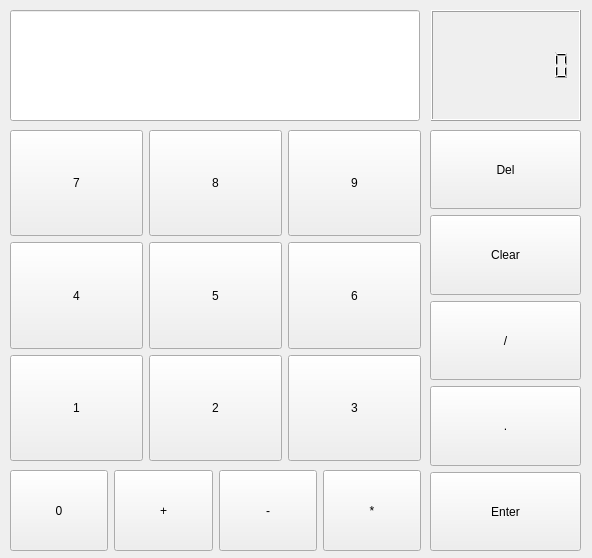
<?xml version="1.0" encoding="UTF-8"?>
<ui version="4.0">
 <class>computer</class>
 <widget class="QWidget" name="computer">
  <property name="geometry">
   <rect>
    <x>0</x>
    <y>0</y>
    <width>592</width>
    <height>558</height>
   </rect>
  </property>
  <property name="windowTitle">
   <string>Form</string>
  </property>
  <widget class="QWidget" name="gridLayoutWidget">
   <property name="geometry">
    <rect>
     <x>10</x>
     <y>130</y>
     <width>411</width>
     <height>331</height>
    </rect>
   </property>
   <layout class="QGridLayout" name="gridLayout">
    <item row="0" column="2">
     <widget class="QPushButton" name="pushButton_9">
      <property name="sizePolicy">
       <sizepolicy hsizetype="Minimum" vsizetype="Expanding">
        <horstretch>0</horstretch>
        <verstretch>0</verstretch>
       </sizepolicy>
      </property>
      <property name="text">
       <string>9</string>
      </property>
     </widget>
    </item>
    <item row="1" column="2">
     <widget class="QPushButton" name="pushButton_6">
      <property name="sizePolicy">
       <sizepolicy hsizetype="Minimum" vsizetype="Expanding">
        <horstretch>0</horstretch>
        <verstretch>0</verstretch>
       </sizepolicy>
      </property>
      <property name="text">
       <string>6</string>
      </property>
     </widget>
    </item>
    <item row="0" column="1">
     <widget class="QPushButton" name="pushButton_8">
      <property name="sizePolicy">
       <sizepolicy hsizetype="Minimum" vsizetype="Expanding">
        <horstretch>0</horstretch>
        <verstretch>0</verstretch>
       </sizepolicy>
      </property>
      <property name="text">
       <string>8</string>
      </property>
     </widget>
    </item>
    <item row="1" column="0">
     <widget class="QPushButton" name="pushButton_4">
      <property name="sizePolicy">
       <sizepolicy hsizetype="Minimum" vsizetype="Expanding">
        <horstretch>0</horstretch>
        <verstretch>0</verstretch>
       </sizepolicy>
      </property>
      <property name="text">
       <string>4</string>
      </property>
     </widget>
    </item>
    <item row="0" column="0">
     <widget class="QPushButton" name="pushButton_7">
      <property name="sizePolicy">
       <sizepolicy hsizetype="Minimum" vsizetype="Expanding">
        <horstretch>0</horstretch>
        <verstretch>0</verstretch>
       </sizepolicy>
      </property>
      <property name="text">
       <string>7</string>
      </property>
     </widget>
    </item>
    <item row="1" column="1">
     <widget class="QPushButton" name="pushButton_5">
      <property name="sizePolicy">
       <sizepolicy hsizetype="Minimum" vsizetype="Expanding">
        <horstretch>0</horstretch>
        <verstretch>0</verstretch>
       </sizepolicy>
      </property>
      <property name="text">
       <string>5</string>
      </property>
     </widget>
    </item>
    <item row="2" column="0">
     <widget class="QPushButton" name="pushButton_1">
      <property name="sizePolicy">
       <sizepolicy hsizetype="Minimum" vsizetype="Expanding">
        <horstretch>0</horstretch>
        <verstretch>0</verstretch>
       </sizepolicy>
      </property>
      <property name="text">
       <string>1</string>
      </property>
     </widget>
    </item>
    <item row="2" column="1">
     <widget class="QPushButton" name="pushButton_2">
      <property name="sizePolicy">
       <sizepolicy hsizetype="Minimum" vsizetype="Expanding">
        <horstretch>0</horstretch>
        <verstretch>0</verstretch>
       </sizepolicy>
      </property>
      <property name="text">
       <string>2</string>
      </property>
     </widget>
    </item>
    <item row="2" column="2">
     <widget class="QPushButton" name="pushButton_3">
      <property name="sizePolicy">
       <sizepolicy hsizetype="Minimum" vsizetype="Expanding">
        <horstretch>0</horstretch>
        <verstretch>0</verstretch>
       </sizepolicy>
      </property>
      <property name="text">
       <string>3</string>
      </property>
     </widget>
    </item>
   </layout>
  </widget>
  <widget class="QWidget" name="horizontalLayoutWidget">
   <property name="geometry">
    <rect>
     <x>10</x>
     <y>470</y>
     <width>411</width>
     <height>81</height>
    </rect>
   </property>
   <layout class="QHBoxLayout" name="horizontalLayout_2">
    <item>
     <widget class="QPushButton" name="pushButton_0">
      <property name="sizePolicy">
       <sizepolicy hsizetype="Minimum" vsizetype="Expanding">
        <horstretch>0</horstretch>
        <verstretch>0</verstretch>
       </sizepolicy>
      </property>
      <property name="text">
       <string>0</string>
      </property>
     </widget>
    </item>
    <item>
     <widget class="QPushButton" name="pushButton_plus">
      <property name="sizePolicy">
       <sizepolicy hsizetype="Minimum" vsizetype="Expanding">
        <horstretch>0</horstretch>
        <verstretch>0</verstretch>
       </sizepolicy>
      </property>
      <property name="text">
       <string>+</string>
      </property>
     </widget>
    </item>
    <item>
     <widget class="QPushButton" name="pushButton_minus">
      <property name="sizePolicy">
       <sizepolicy hsizetype="Minimum" vsizetype="Expanding">
        <horstretch>0</horstretch>
        <verstretch>0</verstretch>
       </sizepolicy>
      </property>
      <property name="text">
       <string>-</string>
      </property>
     </widget>
    </item>
    <item>
     <widget class="QPushButton" name="pushButton_multiply">
      <property name="sizePolicy">
       <sizepolicy hsizetype="Minimum" vsizetype="Expanding">
        <horstretch>0</horstretch>
        <verstretch>0</verstretch>
       </sizepolicy>
      </property>
      <property name="text">
       <string>*</string>
      </property>
     </widget>
    </item>
   </layout>
  </widget>
  <widget class="QWidget" name="verticalLayoutWidget">
   <property name="geometry">
    <rect>
     <x>430</x>
     <y>130</y>
     <width>151</width>
     <height>421</height>
    </rect>
   </property>
   <layout class="QVBoxLayout" name="verticalLayout">
    <item>
     <widget class="QPushButton" name="pushButton_del">
      <property name="sizePolicy">
       <sizepolicy hsizetype="Minimum" vsizetype="Expanding">
        <horstretch>0</horstretch>
        <verstretch>0</verstretch>
       </sizepolicy>
      </property>
      <property name="text">
       <string>Del</string>
      </property>
     </widget>
    </item>
    <item>
     <widget class="QPushButton" name="pushButton_clear">
      <property name="sizePolicy">
       <sizepolicy hsizetype="Minimum" vsizetype="Expanding">
        <horstretch>0</horstretch>
        <verstretch>0</verstretch>
       </sizepolicy>
      </property>
      <property name="text">
       <string>Clear</string>
      </property>
     </widget>
    </item>
    <item>
     <widget class="QPushButton" name="pushButton_division">
      <property name="sizePolicy">
       <sizepolicy hsizetype="Minimum" vsizetype="Expanding">
        <horstretch>0</horstretch>
        <verstretch>0</verstretch>
       </sizepolicy>
      </property>
      <property name="text">
       <string>/</string>
      </property>
     </widget>
    </item>
    <item>
     <widget class="QPushButton" name="pushButton_point">
      <property name="sizePolicy">
       <sizepolicy hsizetype="Minimum" vsizetype="Expanding">
        <horstretch>0</horstretch>
        <verstretch>0</verstretch>
       </sizepolicy>
      </property>
      <property name="text">
       <string>.</string>
      </property>
     </widget>
    </item>
    <item>
     <widget class="QPushButton" name="pushButton_enter">
      <property name="sizePolicy">
       <sizepolicy hsizetype="Minimum" vsizetype="Expanding">
        <horstretch>0</horstretch>
        <verstretch>0</verstretch>
       </sizepolicy>
      </property>
      <property name="text">
       <string>Enter</string>
      </property>
     </widget>
    </item>
   </layout>
  </widget>
  <widget class="QWidget" name="layoutWidget">
   <property name="geometry">
    <rect>
     <x>10</x>
     <y>10</y>
     <width>571</width>
     <height>111</height>
    </rect>
   </property>
   <layout class="QHBoxLayout" name="horizontalLayout">
    <property name="spacing">
     <number>11</number>
    </property>
    <item>
     <widget class="QLineEdit" name="lineEdit">
      <property name="sizePolicy">
       <sizepolicy hsizetype="Expanding" vsizetype="Expanding">
        <horstretch>0</horstretch>
        <verstretch>0</verstretch>
       </sizepolicy>
      </property>
      <property name="font">
       <font>
        <pointsize>24</pointsize>
       </font>
      </property>
      <property name="text">
       <string/>
      </property>
      <property name="alignment">
       <set>Qt::AlignRight|Qt::AlignTrailing|Qt::AlignVCenter</set>
      </property>
     </widget>
    </item>
    <item>
     <widget class="QLCDNumber" name="lcdNumber">
      <property name="minimumSize">
       <size>
        <width>150</width>
        <height>0</height>
       </size>
      </property>
      <property name="smallDecimalPoint">
       <bool>true</bool>
      </property>
      <property name="digitCount">
       <number>8</number>
      </property>
      <property name="value" stdset="0">
       <double>0.000000000000000</double>
      </property>
     </widget>
    </item>
   </layout>
  </widget>
 </widget>
 <resources/>
 <connections/>
</ui>
